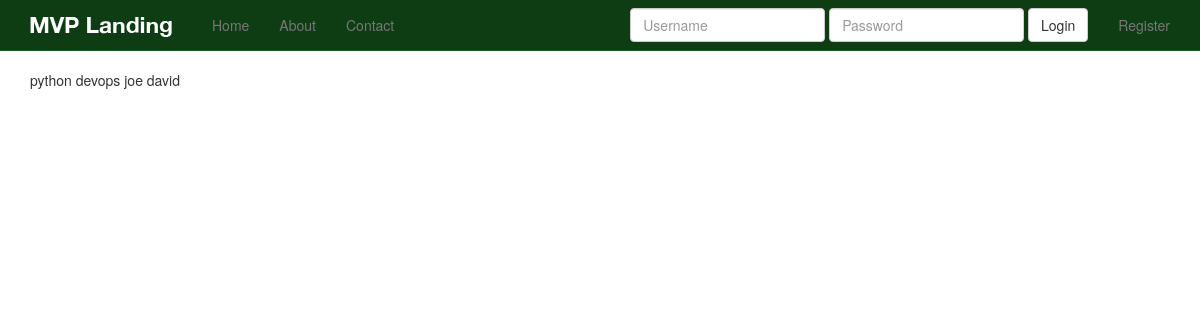
Page /matches/position/python-devops on the earlier database version.
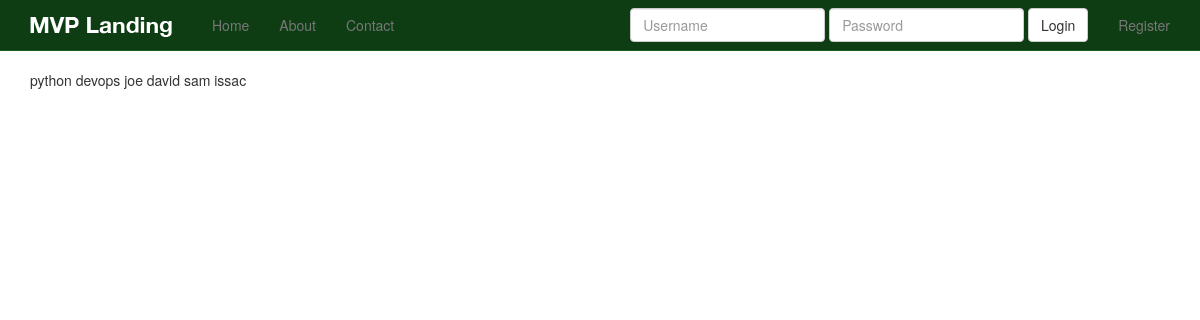
Same page on the later database version.
### jobs/models.py (models this page shows)
class Job(models.Model):
    text = models.CharField(max_length=120, unique=True)
    slug = models.SlugField()
    active = models.BooleanField(default=True)
    flagged = models.ManyToManyField(User, blank=True) # warning
    def __unicode__(self):
        return self.text

### matches/models.py (models this page shows, shortened)
class PositionMatch(models.Model):
    user = models.ForeignKey(settings.AUTH_USER_MODEL)
    job = models.ForeignKey(Job)
    hidden = models.BooleanField(default=False)
    liked = models.NullBooleanField()
    updated = models.DateTimeField(auto_now=True, auto_now_add=False)
    objects = PositionMatchManager()

### matches/views.py (the view)
# urls.py: url(r'^position/(?P<slug>[\w-]+)$', 'matches.views.position_match_view',
def position_match_view(request, slug):
	try:
		instance = Job.objects.get(slug=slug)
	except Job.MultipleObjectsReturned:
		queryset = Job.objects.filter(slug=slug).order_by('-id')
		instance = queryset[0]
	except Job.DoesNotExist:
		raise Http404
	matches = PositionMatch.objects.filter(job__text__iexact=instance.text)
	template = 'matches/position_match_view.html'
	context = {
		'instance': instance,
		'matches': matches,
	}
	return render(request, template, context)

### templates/matches/position_match_view.html (shortened to what this page needs)
{% extends 'base.html' %}
{% block content %}
{{ instance }}
{% for match in matches %}
{{ match.user }}
{% endfor %}
{% endblock %}

### templates/base.html (shortened to what this page needs)
{% load staticfiles %}
<!DOCTYPE html>
<html lang="en">
  <head>
    {% include 'head_css.html' %}
  </head>
  <body>
  {% include 'navbar.html' %}
    <div class="container">
            {% block content %}
            {% endblock %}
    </div>
  </body>
</html>

### templates/head_css.html
{% load staticfiles %}
    <link rel="stylesheet" href="//maxcdn.bootstrapcdn.com/font-awesome/4.3.0/css/font-awesome.min.css">
    <link href="{% static 'css/bootstrap.min.css' %}" rel="stylesheet">
    <link href="{% static 'css/navbar-static-top.css' %}" rel="stylesheet">
     <link href="{% static 'css/custom.css' %}" rel="stylesheet">

### templates/navbar.html (shortened to what this page needs)
   {% load staticfiles %}
    <nav class="navbar navbar-default navbar-static-top">
      <div class="container">
        <div class="navbar-header">
          <a class="navbar-brand" href="{% url 'home' %}"><img src="{% static 'img/mvp_landing_logo.png' %}" /></a>
        </div>
        <div id="navbar" class="navbar-collapse collapse">
          <ul class="nav navbar-nav">
            <li><a href="{% url 'home' %}">Home</a></li>
            <li><a href="{% url 'about' %}">About</a></li>
            <li><a href="{% url 'contact' %}">Contact</a></li>
          </ul>
          <ul class="nav navbar-nav navbar-right">
          {% if request.user.is_authenticated %}
            <li><a href="{% url 'auth_logout' %}">Logout</a></li>
            {% else %}
            <li><a href="{% url 'registration_register' %}">Register</a></li>
            {% endif %}
          </ul>
          {% if not request.user.is_authenticated and not "/accounts/login" in request.get_full_path %}
            <form class='navbar-form navbar-right' method='POST' action='{% url "auth_login" %}'>{% csrf_token %}
              <div class='form-group'>
                  <input type='text' class='form-control' name='username' placeholder='Username' />
              </div>
              <div class='form-group'>
                  <input type='password' class='form-control' name='password' placeholder='Password' />
              </div>
              <button type='submit' class='btn btn-default'>Login</button>
          </form>
          {% endif %}
        </div>
      </div>
    </nav>

### templates/javascript.html (shortened to what this page needs)
{% load staticfiles %}

### static_in_pro/our_static/css/navbar-static-top.css (style rules this page uses)
body { min-height: 1000px; }
.navbar-static-top { margin-bottom: 19px; background-color: #0E3D14; border-color: #1A5F23; }
.navbar-default .navbar-brand { color: #FFF; }

Differences in the rows shown:
added PositionMatch: user "sam"
added PositionMatch: user "issac"
